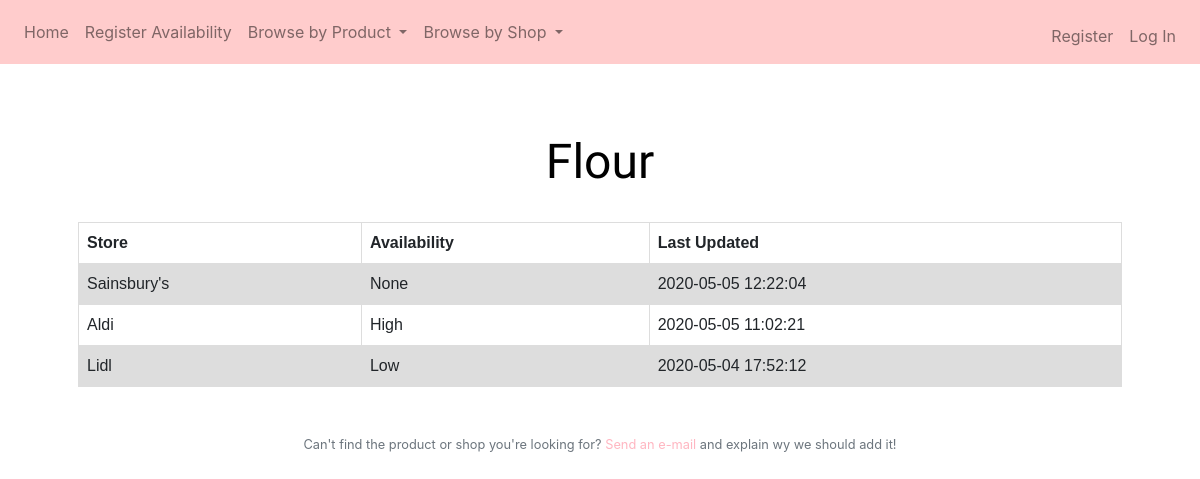
The app's page /flour with its own data.
### tables this page shows
CREATE TABLE 'availability' ('product_id' integer NOT NULL, 'store_id' integer NOT NULL, 'product' varchar(32) NOT NULL, 'store' varchar(32) NOT NULL, 'availability' varchar(4) NOT NULL, 'timestamp' timestamp NOT NULL DEFAULT CURRENT_TIMESTAMP);

### application.py (the view)
@app.route("/flour")
def flour():
    listOfdicts = db.execute("SELECT DISTINCT store, availability, timestamp FROM availability WHERE product='Flour' ORDER BY timestamp DESC")
    stores = []
    availability = []
    time = []
    for dictionary in listOfdicts:
        if dictionary['store'] not in stores:
            stores.append(dictionary['store'])
            availability.append(dictionary['availability'])
            time.append(dictionary['timestamp'])
    length = len(stores)
    return render_template("flour.html", stores=stores, availability=availability, time=time, length=length)

### application.py (called while the page is built)
@app.after_request
def after_request(response):
    response.headers["Cache-Control"] = "no-cache, no-store, must-revalidate"
    response.headers["Expires"] = 0
    response.headers["Pragma"] = "no-cache"
    return response

### templates/flour.html (shortened to what this page needs)
{% extends "layout.html" %}
{% block main %}
<h1>Flour</h1>
{% if stores == [] %}
    <h3> Sorry, no data available for this product!</h3>
{% else %}
<table>
     <tr>
        <th onclick="sortTable()">Store</th>
        <th onclick="sortTable()">Availability</th>
        <th onclick="sortTable()">Last Updated</th>
    </tr>
    {% for i in range(length) %}
        <tr>
            <td>{{ stores[i] }}</td>
            <td>{{ availability[i] }}</td>
            <td>{{ time[i] }}</td>
        </tr>
    {% endfor %}
</table>
{% endif %}
{% endblock %}

### static/styles.css (style rules this page uses)
h1 { text-align: center; color: black; font-family: 'Sofia'; font-size: 3em; margin-top: 2%; margin-bottom: 3%; }
table { width: 100%; font-family: arial, sans-serif; border-collapse: collapse; max-width: 100%; }
td, th { border: 1px solid #dddddd; text-align: left; padding: 8px; }
th { cursor: pointer; }
tr:nth-child(even) { background-color: #dddddd; }

### records on screen
availability: store "Sainsbury's", availability "None", timestamp "2020-05-05 12:22:04"
availability: store "Aldi", availability "High", timestamp "2020-05-05 11:02:21"
availability: store "Lidl", availability "Low", timestamp "2020-05-04 17:52:12"
